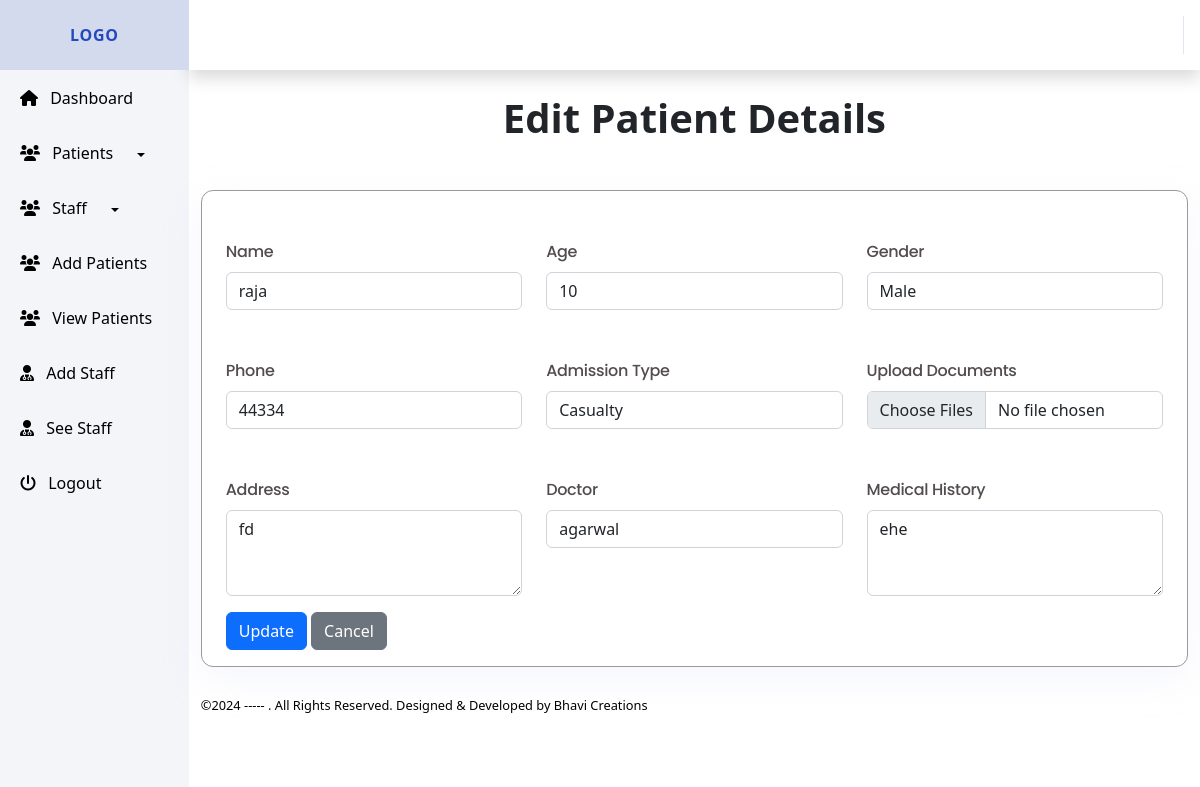
Page /modules/patients/views/edit_patient.php?id=6 on the committed database.
### tables this page shows
CREATE TABLE `patients_opd` (
  `id` int(11) NOT NULL,
  `name` varchar(100) NOT NULL,
  `age` int(11) NOT NULL,
  `gender` enum('Male','Female','Other') NOT NULL,
  `doctor` varchar(255) DEFAULT NULL,
  `contact` varchar(15) NOT NULL,
  `address` text NOT NULL,
  `admission_type` enum('Casualty','OPD') NOT NULL,
  `admission_date` datetime DEFAULT current_timestamp(),
  `medical_history` text DEFAULT NULL,
  `documents` text DEFAULT NULL,
  `created_at` datetime DEFAULT current_timestamp(),
  `updated_at` datetime DEFAULT current_timestamp() ON UPDATE current_timestamp()
);

### modules/patients/views/edit_patient.php (the view, shortened to what this page needs)
<div id="wrapper">
    <?php
    include '../../../includes/sidebar.php';
    include "../../../includes/header.php";
    include "../../../config/db.php";
    if (isset($_GET['id']) && !empty($_GET['id'])) {
        $patient_id = filter_var($_GET['id'], FILTER_VALIDATE_INT);
        if ($patient_id) {
            $stmt = $pdo->prepare("SELECT * FROM patients_opd WHERE id = :id");
            $stmt->execute([':id' => $patient_id]);
            $patient = $stmt->fetch(PDO::FETCH_ASSOC);
            if ($patient) {
    ?>
                <h1 class="text-center mb-5"><strong>Edit Patient Details</strong></h1>
                <div class="container">
                    <div id="adddoctorTable" class="table-container ul_border px-4 active">
                        <form method="POST" class="" enctype="multipart/form-data" action="">
                            <div class="form-group">
                                <div class="row">
                                    <div class="col-md-4 mt-5">
                                        <label for="name" class="control-label mb-2 field_txt">Name</label>
                                        <input type="text" name="name" id="name" class="form-control field_input_bg" value="<?php echo htmlspecialchars($patient['name']); ?>" required>
                                    </div>
                                    <div class="col-md-4 mt-5">
                                        <label for="age" class="control-label mb-2 field_txt">Age</label>
                                        <input type="number" name="age" id="age" class="form-control field_input_bg" value="<?php echo htmlspecialchars($patient['age']); ?>" required>
                                    </div>
                                    <div class="col-md-4 mt-5">
                                        <label for="gender" class="control-label mb-2 field_txt">Gender</label>
                                        <select name="gender" id="gender" class="form-control field_input_bg" required>
                                            <option value="Male" <?php echo $patient['gender'] === 'Male' ? 'selected' : ''; ?>>Male</option>
                                        </select>
                                    </div>
                                    <div class="col-md-4 mt-5">
                                        <label for="contact" class="control-label mb-2 field_txt">Phone</label>
                                        <input type="text" name="contact" id="contact" class="form-control field_input_bg" value="<?php echo htmlspecialchars($patient['contact']); ?>" required>
                                    </div>
                                    <div class="col-md-4 mt-5">
                                        <label for="admission_type" class="control-label mb-2 field_txt">Admission Type</label>
                                        <select name="admission_type" id="admission_type" class="form-control field_input_bg" required>
                                            <option value="Casualty" <?php echo $patient['admission_type'] === 'Casualty' ? 'selected' : ''; ?>>Casualty</option>
                                        </select>
                                    </div>
                                    <div class="col-md-4 mt-5">
                                        <label for="documents" class="control-label mb-2 field_txt">Upload Documents</label>
                                        <input type="file" name="documents[]" id="documents" class="form-control field_input_bg" multiple>
                                    </div>
                                    <div class="col-md-4 mt-5">
                                        <label for="address" class="control-label mb-2 field_txt">Address</label>
                                        <textarea name="address" id="address" class="form-control field_input_bg" rows="3" required><?php echo htmlspecialchars($patient['address']); ?></textarea>
                                    </div>
                                    <div class="col-md-4 mt-5">
                                        <label for="doctor" class="control-label mb-2 field_txt">Doctor</label>
                                        <input type="text" name="doctor" id="doctor" class="form-control field_input_bg" value="<?php echo htmlspecialchars($patient['doctor']); ?>" required>
                                    </div>
                                    <div class="col-md-4 mt-5">
                                        <label for="medical_history" class="control-label mb-2 field_txt">Medical History</label>
                                        <textarea name="medical_history" id="medical_history" class="form-control field_input_bg" rows="3"><?php echo htmlspecialchars($patient['medical_history']); ?></textarea>
                                    </div>
                                </div>
                                 <button type="submit" class="btn btn-primary mt-3">Update</button>
                                <a href="javascript:history.back()" class="btn btn-secondary mt-3">Cancel</a>
                            </div>
                        </form>
                    </div>
                </div>
    <?php
            } else {
                echo "<div class='alert alert-danger text-center'>Patient not found.</div>";
            }
        } else {
            echo "<div class='alert alert-danger text-center'>Invalid Patient ID.</div>";
        }
    } else {
        echo "<div class='alert alert-danger text-center'>Patient ID is required.</div>";
    }
    ?>
    <?php include "../../../includes/footer.php"; ?>
</div>

### assets/css/style.css (style rules this page uses)
.table-container { display: none; }
.table-container.active { display: block; }

### rows in the picture
patients_opd: name "raja", age "10", gender "Male", contact "44334", admission_type "Casualty", address "fd", doctor "agarwal", medical_history "ehe"
